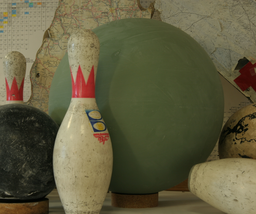
//> input picture view0.png, 256 x 214 px, shrunk from 1330 x 1110 before the run
$ ./Geom_lab_2   (built with g++ and OpenCV 4)
//> lines starting //> are read from the running program, lines starting //| are printed output that depends on the picture; pictures that were not available may be replaced by others from this repository, and a replacement may not be noted
#include "opencv2/core/core.hpp"
#include "opencv2/highgui/highgui.hpp"
#include "opencv2/imgproc/imgproc.hpp"
#include <iostream>
#include <vector>
#include <cmath>
#include <chrono>

using namespace cv;
using namespace std;
using namespace std::chrono;

#define PI 3.14159265
#define inf 10000.

int width;
int height;
int sizeX;
int sizeY;

int* fancyColor(int dx, int dy, float max)
{
	int* color = new int[3];
	int H = 0;
	float artan = atan(float(dy) / float(dx));
	if (artan == artan)
	{
		H = int(artan * 180.0 / PI);
		if (H < 0)
			H += 360;
	}
	int V = int((100. * sqrt(pow(dx, 2) + pow(dy, 2))) / max);
	int a = (V * (H % 60)) / 60;
	int V_inc = a;
	int V_dec = V - a;
	switch (H / 60)
	{
	case 0:
		color[2] = V;
		color[1] = V_inc;
		color[0] = 0;
		break;
	case 1:
		color[2] = V_dec;
		color[1] = V;
		color[0] = 0;
		break;
	case 2:
		color[2] = 0;
		color[1] = V;
		color[0] = V_inc;
		break;
	case 3:
		color[2] = 0;
		color[1] = V_dec;
		color[0] = V;
		break;
	case 4:
		color[2] = V_inc;
		color[1] = 0;
		color[0] = V;
		break;
	case 5:
		color[2] = V;
		color[1] = 0;
		color[0] = V_dec;
		break;
	default:
		color[0] = 0;
		color[1] = 0;
		color[2] = 0;
		break;
	}
	return color;
}

int* notfancyColor(int dx, int dy, float max)
{
	int* color = new int[3];
	for (int i = 0; i < 3; ++i)
		color[i] = (255 * sqrt(pow(dx, 2) + pow(dy, 2))) / max;
	return color;
}

int get_index(int x, int y, int dx, int dy)
{
	return ((x)*height * sizeX * sizeY + (y)*sizeX * sizeY + (dx)*sizeY + (dy));
}

int*** run(int*** K, float* q, float**** g)
{
	// Initialize phi, L, R, U, D
	float* L = new float[width * height * sizeX * sizeY]();
	float* R = new float[width * height * sizeX * sizeY]();
	float* U = new float[width * height * sizeX * sizeY]();
	float* D = new float[width * height * sizeX * sizeY]();

	cout << "Done Init" << endl;

	// Forward
	for (int x = 1; x < width; ++x)
	{
		for (int y = 1; y < height; ++y)
		{
			for (int dx1 = 0; dx1 < sizeX; ++dx1)
			{
				for (int dy1 = 0; dy1 < sizeY; ++dy1)
				{
					float maxU = -inf * max(width, height);
					float currentU = 0;
					for (int dx2 = 0; dx2 < sizeX; ++dx2)
					{
						for (int dy2 = 0; dy2 < sizeY; ++dy2)
						{
							currentU = U[get_index(x, y - 1, dx2, dy2)] + q[get_index(x, y - 1, dx2, dy2)] + g[dx1][dy1][dx2][dy2];
							if (currentU > maxU)
								maxU = currentU;
						}
					}
					U[get_index(x, y, dx1, dy1)] = maxU;

					float maxL = -inf * max(width, height);
					float currentL = 0;
					for (int dx2 = 0; dx2 < sizeX; ++dx2)
					{
						for (int dy2 = 0; dy2 < sizeY; ++dy2)
						{
							currentL = L[get_index(x - 1, y, dx2, dy2)] + q[get_index(x - 1, y, dx2, dy2)] + g[dx1][dy1][dx2][dy2];
							if (currentL > maxL)
								maxL = currentL;
						}
					}
					L[get_index(x, y, dx1, dy1)] = maxL;
				}
			}
		}
	}
	cout << "Forward" << endl;

	// Backward
	for (int x = width - 2; x > -1; --x)
	{
		for (int y = height - 2; y > -1; --y)
		{
			for (int dx1 = 0; dx1 < sizeX; ++dx1)
			{
				for (int dy1 = 0; dy1 < sizeY; ++dy1)
				{
					float maxD = -inf * max(width, height);
					float currentD = 0;
					for (int dx2 = 0; dx2 < sizeX; ++dx2)
					{
						for (int dy2 = 0; dy2 < sizeY; ++dy2)
						{
							currentD = D[get_index(x, y + 1, dx2, dy2)] + q[get_index(x, y + 1, dx2, dy2)] + g[dx1][dy1][dx2][dy2];
							if (currentD > maxD)
								maxD = currentD;
						}
					}
					D[get_index(x, y, dx1, dy1)] = maxD;

					float maxR = -inf * max(width, height);
					float currentR = 0;
					for (int dx2 = 0; dx2 < sizeX; ++dx2)
					{
						for (int dy2 = 0; dy2 < sizeY; ++dy2)
						{
							currentR = R[get_index(x + 1, y, dx2, dy2)] + q[get_index(x + 1, y, dx2, dy2)] + g[dx1][dy1][dx2][dy2];
							if (currentR > maxR)
								maxR = currentR;
						}
					}
					R[get_index(x, y, dx1, dy1)] = maxR;
				}
			}
		}
	}
	cout << "Backwards" << endl;

	// K best
	int*** res = new int** [width];
	for (int x = 0; x < width; ++x)
	{
		res[x] = new int* [height];
		for (int y = 0; y < height; ++y)
		{
			res[x][y] = new int[2];
			int best_dx = -1;
			int best_dy = -1;
			float result = -inf * max(width, height) * 4;
			float current = 0;
			for (int dx = 0; dx < sizeX; ++dx)
			{
				for (int dy = 0; dy < sizeY; ++dy)
				{
					current = L[get_index(x, y, dx, dy)] +
						R[get_index(x, y, dx, dy)] +
						U[get_index(x, y, dx, dy)] +
						D[get_index(x, y, dx, dy)] +
						q[get_index(x, y, dx, dy)];
					if (current > result)
					{
						best_dx = dx;
						best_dy = dy;
						result = current;
					}
				}
			}
			res[x][y][0] = K[best_dx][best_dy][0];
			res[x][y][1] = K[best_dx][best_dy][1];
		}
	}
	cout << "Best" << endl;

	delete[] L;
	delete[] R;
	delete[] U;
	delete[] D;

	return res;
}

int main()
{
	Mat Limage_, Limage;
	Limage_ = imread("view0.png", IMREAD_UNCHANGED);
//> Limage_ is the input picture: 214 rows x 256 cols, CV_8UC3; mean B, G, R 63.7, 92.5, 96.7
	cvtColor(Limage_, Limage, COLOR_BGR2GRAY);
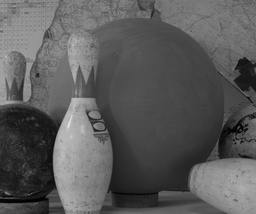
//> Limage: 214 rows x 256 cols, CV_8UC1; min 0, max 237, mean 90.4
	//imshow("Gray image L", Limage);

	Mat Rimage_, Rimage;
	Rimage_ = imread("view1.png", IMREAD_UNCHANGED);
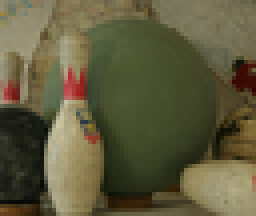
//> input picture view2.png, 64 x 54 px, shrunk from 333 x 278 before the run, given in place of view1.png, which was not available (shown 4 times larger)
//> Rimage_ is the input picture: 54 rows x 64 cols, CV_8UC4; mean B, G, R, A 61.1, 90.8, 95.2, 255
	cvtColor(Rimage_, Rimage, COLOR_BGR2GRAY);
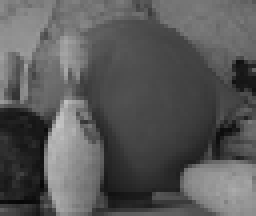
//> Rimage: 54 rows x 64 cols, CV_8UC1 (shown 4 times larger); min 7, max 198, mean 88.7
	//imshow("Gray image R", Rimage);

	auto start = high_resolution_clock::now();

	height = Limage.size().height;
//> height = 214
	width = Limage.size().width;
//> width = 256

	// Get array from Mat
	int** Lcolors = new int* [width];
	for (int x = 0; x < width; ++x)
	{
		Lcolors[x] = new int[height];
		for (int y = 0; y < height; ++y)
			Lcolors[x][y] = int(Limage.at<uchar>(y, x));
	}

	int** Rcolors = new int* [width];
	for (int x = 0; x < width; ++x)
	{
		Rcolors[x] = new int[height];
		for (int y = 0; y < height; ++y)
			Rcolors[x][y] = int(Rimage.at<uchar>(y, x));
	}
	cout << "Read Images" << endl;

	const int minDx = -50;
	const int maxDx = 0;
	const int minDy = 0;
	const int maxDy = 0;

	sizeX = maxDx - minDx + 1;
	sizeY = maxDy - minDy + 1;
	const float maxD = sqrt(pow(max(abs(minDx), abs(maxDx)), 2) + pow(max(abs(minDy), abs(maxDy)), 2));

	int*** K = new int** [sizeX];
	for (int dx = 0; dx < sizeX; ++dx)
	{
		K[dx] = new int* [sizeY];
		for (int dy = 0; dy < sizeY; ++dy)
		{
			K[dx][dy] = new int[2];
			K[dx][dy][0] = dx + minDx;
			K[dx][dy][1] = dy + minDy;
		}
	}

	float* q = new float[width * height * sizeX * sizeY];
	for (int x = 0; x < width; ++x)
	{
		for (int y = 0; y < height; ++y)
		{
			for (int dx = 0; dx < sizeX; ++dx)
			{
				for (int dy = 0; dy < sizeY; ++dy)
				{
					if ((x + K[dx][dy][0] >= 0) &&
						(x + K[dx][dy][0] < width) &&
						(y + K[dx][dy][1] >= 0) &&
						(y + K[dx][dy][1] < height))
					{
						q[get_index(x, y, dx, dy)] = -abs(Lcolors[x][y] - Rcolors[x + K[dx][dy][0]][y + K[dx][dy][1]]);
					}
					else
					{
						q[get_index(x, y, dx, dy)] = -inf;
					}
				}
			}
		}
	}
	cout << "Q" << endl;
	const float alpha = 10;
	float**** g = new float*** [sizeX];
	for (int dx1 = 0; dx1 < sizeX; ++dx1)
	{
		g[dx1] = new float** [sizeY];
		for (int dy1 = 0; dy1 < sizeY; ++dy1)
		{
			g[dx1][dy1] = new float* [sizeX];
			for (int dx2 = 0; dx2 < sizeX; ++dx2)
			{
				g[dx1][dy1][dx2] = new float[sizeY];
				for (int dy2 = 0; dy2 < sizeY; ++dy2)
				{
					g[dx1][dy1][dx2][dy2] = -alpha * sqrt(pow(K[dx1][dy1][0] - K[dx2][dy2][0], 2) +
						pow(K[dx1][dy1][1] - K[dx2][dy2][1], 2));
				}
			}
		}
	}
	cout << "G" << endl;
	int*** res = run(K, q, g);
	cout << "Res" << endl;
	Mat* result = new Mat[3];
	for (int c = 0; c < 3; ++c)
	{
		result[c] = Mat::zeros(Size(width, height), CV_8UC1);
		for (int x = 0; x < width; ++x)
			for (int y = 0; y < height; ++y)
			{
				int* color = fancyColor(res[x][y][0], res[x][y][1], maxD);
				result[c].at<uchar>(y, x) = uchar(color[c]);
				delete[] color;
			}
	}
//> result: 214 rows x 256 cols, CV_8UC1; every value is 0

	imwrite("test.png", result[0]);

	auto stop = high_resolution_clock::now();
	auto duration = duration_cast<microseconds>(stop - start);
	cout << "Time used: " << double(duration.count()) / 1000000. << endl;

	Mat rez;
	vector<Mat> channels;

	channels.push_back(result[0]);
	channels.push_back(result[1]);
	channels.push_back(result[2]);

	merge(channels, rez);

	namedWindow("Result image", WINDOW_AUTOSIZE);
	imshow("Result image", rez);
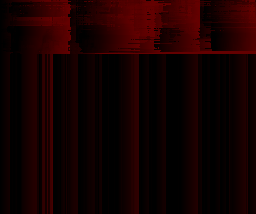
//> window 'Result image': 214 rows x 256 cols, CV_8UC3; mean B, G, R 0, 0, 21.8
	imwrite("res.png", rez);

	waitKey(0);
	return 0;
}
